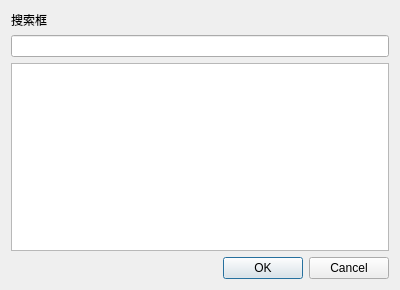
<?xml version="1.0" encoding="UTF-8"?>
<ui version="4.0">
 <class>Collection</class>
 <widget class="QDialog" name="Collection">
  <property name="geometry">
   <rect>
    <x>0</x>
    <y>0</y>
    <width>400</width>
    <height>290</height>
   </rect>
  </property>
  <property name="windowTitle">
   <string>Dialog</string>
  </property>
  <layout class="QGridLayout" name="gridLayout">
   <item row="0" column="0">
    <layout class="QVBoxLayout" name="verticalLayout_2">
     <item>
      <widget class="QLabel" name="label">
       <property name="text">
        <string>搜索框</string>
       </property>
      </widget>
     </item>
     <item>
      <widget class="QLineEdit" name="lineEdit"/>
     </item>
     <item>
      <widget class="QListWidget" name="listWidget"/>
     </item>
     <item>
      <widget class="QDialogButtonBox" name="buttonBox">
       <property name="orientation">
        <enum>Qt::Horizontal</enum>
       </property>
       <property name="standardButtons">
        <set>QDialogButtonBox::Cancel|QDialogButtonBox::Ok</set>
       </property>
      </widget>
     </item>
    </layout>
   </item>
  </layout>
 </widget>
 <resources/>
 <connections>
  <connection>
   <sender>buttonBox</sender>
   <signal>accepted()</signal>
   <receiver>Collection</receiver>
   <slot>accept()</slot>
   <hints>
    <hint type="sourcelabel">
     <x>248</x>
     <y>254</y>
    </hint>
    <hint type="destinationlabel">
     <x>157</x>
     <y>274</y>
    </hint>
   </hints>
  </connection>
  <connection>
   <sender>buttonBox</sender>
   <signal>rejected()</signal>
   <receiver>Collection</receiver>
   <slot>reject()</slot>
   <hints>
    <hint type="sourcelabel">
     <x>316</x>
     <y>260</y>
    </hint>
    <hint type="destinationlabel">
     <x>286</x>
     <y>274</y>
    </hint>
   </hints>
  </connection>
 </connections>
</ui>
